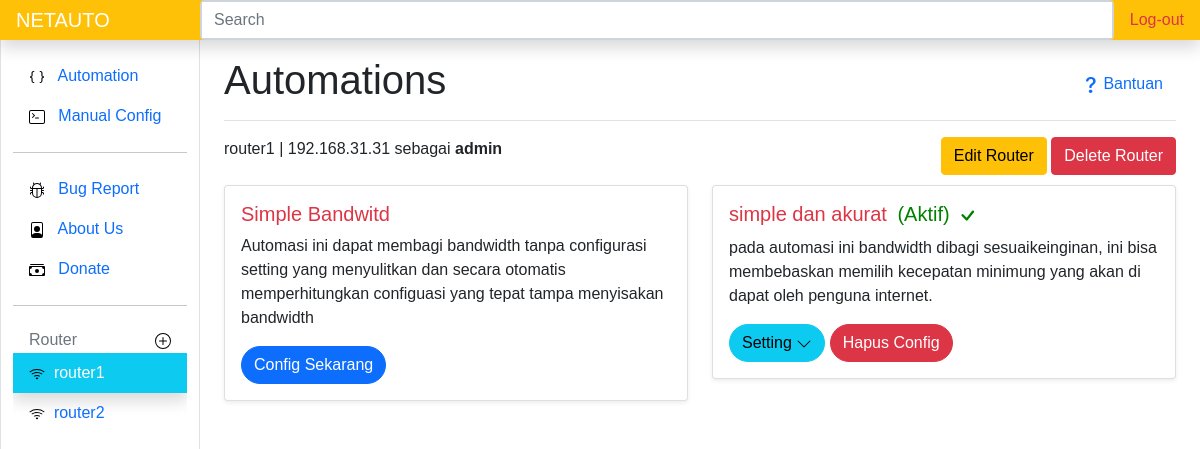
/1/router (signed in), run on the app's committed database.
### routerapp/models.py (models this page shows, shortened)
class Routerm(models.Model):
    nama = models.CharField(max_length=50)
    host = models.CharField(max_length=50)
    user = models.CharField(max_length=30)
    password = models.CharField(max_length=50, blank=True)
    kecepatan_download = models.IntegerField(blank=True)
    kecepatan_upload = models.IntegerField(blank=True)
    pub_date = models.DateField(auto_now=True)

class Automation(models.Model):
    autokey = models.CharField(unique=True, max_length=50)
    nama = models.CharField(max_length=50)
    deskripsi = models.TextField()
    status = models.CharField(max_length=15, blank=True)

### routerapp/views.py (the view)
# urls.py: path('<int:id>/router',views.detailrouter, name='router'),
@login_required(login_url=settings.LOGIN_URL)
def detailrouter(request, id):
    auto1 = Automation.objects.filter(autokey="auto1")
    auto2 = Automation.objects.filter(autokey="auto2")
    nyala1 = Automationon.objects.filter(auto=1, router=id)
    nyala2 = Automationon.objects.filter(auto=2, router=id)
    routerside = Routerm.objects.all()
    idk = id
    router = Routerm.objects.filter(pk=id)
    auto2form=auto2Form
    context = {
        'auto1': auto1,
        'auto2': auto2,
        'router': router,
        'routerside': routerside,
        'idk': idk,
        'auto2form':auto2form,
        'nyala1':nyala1,
        'nyala2':nyala2
    }
    return render(request, 'detailrouter.html', context)

### routerapp/templates/detailrouter.html (shortened to what this page needs)
{% extends 'base.html' %}
{% load static %}
{% block judul %}
Automations
{% endblock judul %}
{% block content %}
    {% for router in router %}
    {{router.nama}} |
    {{router.host}} sebagai <strong> {{router.user}}</strong>
    <div class="float-end">
      <a class="btn btn-warning mr-4" href="{% url 'uprouter' router.id %}">Edit Router</a>
      <button type="button" class="btn btn-danger" data-bs-toggle="modal" data-bs-target="#modaldelrouter">
        Delete Router
      </button>
    </div>
    <div id="auto" class="row mt-4">
      {% include 'auto.html' %}
    </div>
      {% endfor %}
{% endblock content %}
{% block routerside %}
    {% include "routerside.html" %}
{% endblock routerside %}

### templates/routerside.html (shortened to what this page needs)
<div class="pb-lg-5 overflow-auto">
    {% load static %}
    {% for routerside in routerside %}
    <li class="nav-item">
        <a class="nav-link {% if routerside.id == idk %}shadow text-white bg-info{% endif %}" href="{% url 'router' routerside.id %}">
            <img src="{% static 'icons/wifi.svg' %}" alt="">&nbsp;
            {{routerside.nama}}
        </a>
    </li>
    {% endfor %}
</div>

### templates/auto.html (shortened to what this page needs)
  {% load static %}
 {% for auto1 in auto1 %}
       <div class="col-sm-6 ">
         <div class="card shadow-sm">
           <div class="card-body">
             <h5 class="card-title text-danger">{{auto1.nama}}
                </h5>
             <p class="card-text">{{auto1.deskripsi|truncatechars:180}}</p>
             <a href="{% url 'urlauto1' router.id %}" class="btn btn-primary rounded-pill">Config Sekarang</a>
            </div>
          </div>
        </div>
        {% endfor %}
        {% for auto2 in auto2 %}
        <div class="col-sm-6 ">
          <div class="card shadow-sm">
            <div class="card-body">
              <h5 class="card-title text-danger">{{auto2.nama}}
                {% if nyala2 %}
                <font style="color: green; margin-left: 5px;">(Aktif)</font>
                <svg xmlns="http://www.w3.org/2000/svg" width="25" height="25" fill="green" class="bi bi-check" viewBox="0 0 16 16">
                  <path d="M10.97 4.97a.75.75 0 0 1 1.07 1.05l-3.99 4.99a.75.75 0 0 1-1.08.02L4.324 8.384a.75.75 0 1 1 1.06-1.06l2.094 2.093 3.473-4.425a.267.267 0 0 1 .02-.022z"/>
                </svg>
                {% endif %}
              </h5>
              <p class="card-text">{{auto2.deskripsi|truncatechars:180}}</p>
              <button id="auto2" class="btn btn-info rounded-pill">Setting <img src="{% static 'icons/autodown.svg' %}" alt=""></button>
              {% if nyala2 %}<a href="{% url 'delauto2url' router.id %}" id="hapus2" class="btn btn-danger rounded-pill">Hapus Config</a>{% endif %}
            </div>
          </div>
        </div>
        {% endfor %}

### templates/base.html (style rules this page uses)
body { font-family:Arial, Helvetica, sans-serif; }

### data on the page
Routerm: nama "router1", host "192.168.31.31", user "admin"
Routerm: nama "router2"
Automation: nama "Simple Bandwitd", deskripsi "Automasi ini dapat membagi bandwidth tanpa configurasi setting yang menyulitkan dan secara otomatis memperhitungkan configuasi yang tepat tampa menyisakan bandwidth"
Automation: nama "simple dan akurat", deskripsi "pada automasi ini bandwidth dibagi sesuaikeinginan, ini bisa membebaskan memilih kecepatan minimung yang akan di dapat oleh penguna internet."
